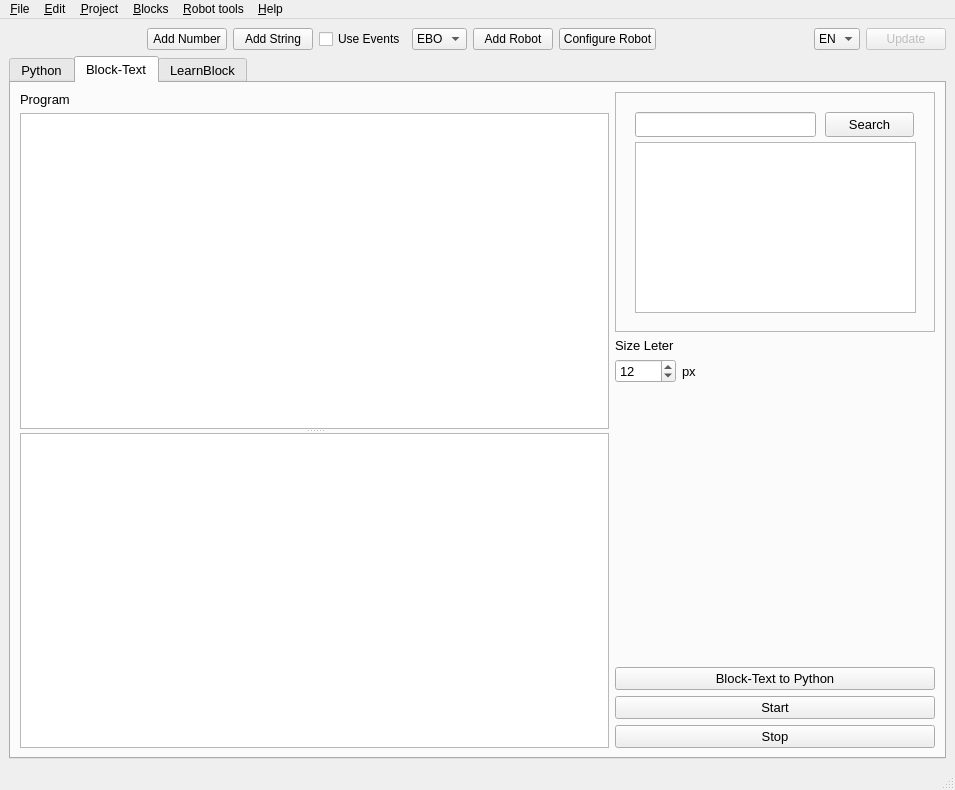
<?xml version="1.0" encoding="UTF-8"?>
<ui version="4.0">
 <class>MainWindow</class>
 <widget class="QMainWindow" name="MainWindow">
  <property name="enabled">
   <bool>true</bool>
  </property>
  <property name="geometry">
   <rect>
    <x>0</x>
    <y>0</y>
    <width>955</width>
    <height>790</height>
   </rect>
  </property>
  <property name="cursor">
   <cursorShape>ArrowCursor</cursorShape>
  </property>
  <property name="windowTitle">
   <string>MainWindow</string>
  </property>
  <widget class="QWidget" name="centralwidget">
   <layout class="QVBoxLayout" name="verticalLayout_4">
    <item>
     <layout class="QHBoxLayout" name="horizontalLayout_2">
      <item>
       <widget class="QPushButton" name="openpushButton">
        <property name="toolTip">
         <string>Open</string>
        </property>
        <property name="text">
         <string/>
        </property>
        <property name="flat">
         <bool>true</bool>
        </property>
       </widget>
      </item>
      <item>
       <widget class="QPushButton" name="savepushButton">
        <property name="toolTip">
         <string>Save</string>
        </property>
        <property name="text">
         <string/>
        </property>
        <property name="flat">
         <bool>true</bool>
        </property>
       </widget>
      </item>
      <item>
       <widget class="QPushButton" name="zoompushButton">
        <property name="toolTip">
         <string>Zoom</string>
        </property>
        <property name="text">
         <string/>
        </property>
        <property name="checkable">
         <bool>true</bool>
        </property>
        <property name="flat">
         <bool>true</bool>
        </property>
       </widget>
      </item>
      <item>
       <widget class="QPushButton" name="addNumberpushButton">
        <property name="toolTip">
         <string>Add Number</string>
        </property>
        <property name="text">
         <string>Add Number</string>
        </property>
       </widget>
      </item>
      <item>
       <widget class="QPushButton" name="addStringpushButton">
        <property name="toolTip">
         <string>Add String</string>
        </property>
        <property name="text">
         <string>Add String</string>
        </property>
       </widget>
      </item>
      <item>
       <widget class="QCheckBox" name="useEventscheckBox">
        <property name="text">
         <string>Use Events</string>
        </property>
       </widget>
      </item>
      <item>
       <widget class="QComboBox" name="clientscomboBox">
        <property name="currentText">
         <string notr="true">EBO</string>
        </property>
        <item>
         <property name="text">
          <string notr="true">EBO</string>
         </property>
        </item>
       </widget>
      </item>
      <item>
       <widget class="QPushButton" name="addClientPushButton">
        <property name="text">
         <string>Add Robot</string>
        </property>
       </widget>
      </item>
      <item>
       <widget class="QPushButton" name="configRobotPushButton">
        <property name="text">
         <string>Configure Robot</string>
        </property>
       </widget>
      </item>
      <item>
       <spacer name="horizontalSpacer">
        <property name="orientation">
         <enum>Qt::Horizontal</enum>
        </property>
        <property name="sizeHint" stdset="0">
         <size>
          <width>40</width>
          <height>20</height>
         </size>
        </property>
       </spacer>
      </item>
      <item>
       <widget class="QComboBox" name="language">
        <property name="sizePolicy">
         <sizepolicy hsizetype="Preferred" vsizetype="Fixed">
          <horstretch>0</horstretch>
          <verstretch>0</verstretch>
         </sizepolicy>
        </property>
        <property name="maximumSize">
         <size>
          <width>16777215</width>
          <height>16777215</height>
         </size>
        </property>
        <property name="currentIndex">
         <number>1</number>
        </property>
        <item>
         <property name="text">
          <string>ES</string>
         </property>
        </item>
        <item>
         <property name="text">
          <string>EN</string>
         </property>
        </item>
       </widget>
      </item>
      <item>
       <widget class="QPushButton" name="updatepushButton">
        <property name="enabled">
         <bool>false</bool>
        </property>
        <property name="text">
         <string>Update</string>
        </property>
       </widget>
      </item>
     </layout>
    </item>
    <item>
     <widget class="QTabWidget" name="Tabwi">
      <property name="enabled">
       <bool>true</bool>
      </property>
      <property name="font">
       <font>
        <pointsize>10</pointsize>
       </font>
      </property>
      <property name="whatsThis">
       <string>&lt;html&gt;&lt;head/&gt;&lt;body&gt;&lt;p&gt;H&lt;/p&gt;&lt;p&gt;&lt;br/&gt;&lt;/p&gt;&lt;/body&gt;&lt;/html&gt;</string>
      </property>
      <property name="tabPosition">
       <enum>QTabWidget::North</enum>
      </property>
      <property name="tabShape">
       <enum>QTabWidget::Rounded</enum>
      </property>
      <property name="currentIndex">
       <number>1</number>
      </property>
      <widget class="QWidget" name="tab">
       <attribute name="title">
        <string>Python</string>
       </attribute>
       <layout class="QHBoxLayout" name="horizontalLayout_5">
        <item>
         <layout class="QVBoxLayout" name="verticalLayout_18">
          <item>
           <widget class="QLabel" name="label_4">
            <property name="text">
             <string>Program</string>
            </property>
           </widget>
          </item>
          <item>
           <widget class="CodeEdit" name="pythonCode"/>
          </item>
         </layout>
        </item>
        <item>
         <layout class="QVBoxLayout" name="verticalLayout_20">
          <item>
           <layout class="QGridLayout" name="gridLayout_3">
            <item row="1" column="1">
             <widget class="QSpinBox" name="spinBoxPythonSize">
              <property name="maximumSize">
               <size>
                <width>61</width>
                <height>29</height>
               </size>
              </property>
              <property name="value">
               <number>12</number>
              </property>
             </widget>
            </item>
            <item row="1" column="2">
             <widget class="QLabel" name="label_5">
              <property name="text">
               <string>px</string>
              </property>
             </widget>
            </item>
            <item row="0" column="1">
             <widget class="QLabel" name="label_6">
              <property name="text">
               <string>Size Leter</string>
              </property>
             </widget>
            </item>
           </layout>
          </item>
          <item>
           <spacer name="verticalSpacer_2">
            <property name="orientation">
             <enum>Qt::Vertical</enum>
            </property>
            <property name="sizeHint" stdset="0">
             <size>
              <width>20</width>
              <height>40</height>
             </size>
            </property>
           </spacer>
          </item>
          <item>
           <layout class="QVBoxLayout" name="verticalLayout_19">
            <item>
             <widget class="QPushButton" name="startPythonPushButton">
              <property name="text">
               <string>Start</string>
              </property>
             </widget>
            </item>
            <item>
             <widget class="QPushButton" name="stopPythonPushButton">
              <property name="enabled">
               <bool>true</bool>
              </property>
              <property name="text">
               <string>Stop</string>
              </property>
             </widget>
            </item>
           </layout>
          </item>
         </layout>
        </item>
       </layout>
      </widget>
      <widget class="QWidget" name="program_text">
       <property name="enabled">
        <bool>true</bool>
       </property>
       <attribute name="title">
        <string>Block-Text</string>
       </attribute>
       <layout class="QHBoxLayout" name="horizontalLayout">
        <item>
         <layout class="QVBoxLayout" name="verticalLayout_6">
          <item>
           <widget class="QLabel" name="label_3">
            <property name="text">
             <string>Program</string>
            </property>
           </widget>
          </item>
          <item>
           <widget class="QSplitter" name="textCodeSplitter">
            <property name="orientation">
             <enum>Qt::Vertical</enum>
            </property>
            <widget class="CodeEdit" name="textCode"/>
            <widget class="QListWidget" name="notificationList">
             <property name="autoScroll">
              <bool>false</bool>
             </property>
             <property name="alternatingRowColors">
              <bool>true</bool>
             </property>
             <property name="verticalScrollMode">
              <enum>QAbstractItemView::ScrollPerPixel</enum>
             </property>
            </widget>
           </widget>
          </item>
         </layout>
        </item>
        <item>
         <layout class="QVBoxLayout" name="verticalLayout_5">
          <item>
           <widget class="QFrame" name="cameraFrame">
            <property name="sizePolicy">
             <sizepolicy hsizetype="Expanding" vsizetype="Expanding">
              <horstretch>0</horstretch>
              <verstretch>0</verstretch>
             </sizepolicy>
            </property>
            <property name="minimumSize">
             <size>
              <width>320</width>
              <height>240</height>
             </size>
            </property>
            <property name="maximumSize">
             <size>
              <width>320</width>
              <height>240</height>
             </size>
            </property>
            <property name="frameShape">
             <enum>QFrame::StyledPanel</enum>
            </property>
            <property name="frameShadow">
             <enum>QFrame::Raised</enum>
            </property>
            <layout class="QHBoxLayout" name="horizontalLayout_3">
             <item>
              <widget class="QWidget" name="widget" native="true">
               <property name="sizePolicy">
                <sizepolicy hsizetype="Expanding" vsizetype="Expanding">
                 <horstretch>0</horstretch>
                 <verstretch>0</verstretch>
                </sizepolicy>
               </property>
               <widget class="QLineEdit" name="availableFunctionslineEdit">
                <property name="geometry">
                 <rect>
                  <x>10</x>
                  <y>10</y>
                  <width>181</width>
                  <height>25</height>
                 </rect>
                </property>
                <property name="sizePolicy">
                 <sizepolicy hsizetype="Expanding" vsizetype="Fixed">
                  <horstretch>0</horstretch>
                  <verstretch>0</verstretch>
                 </sizepolicy>
                </property>
                <property name="toolTip">
                 <string>&lt;html&gt;&lt;head/&gt;&lt;body&gt;&lt;p&gt;&lt;br/&gt;&lt;/p&gt;&lt;/body&gt;&lt;/html&gt;</string>
                </property>
               </widget>
               <widget class="QPushButton" name="searchAvailableFunctionspushButton">
                <property name="geometry">
                 <rect>
                  <x>200</x>
                  <y>10</y>
                  <width>89</width>
                  <height>25</height>
                 </rect>
                </property>
                <property name="sizePolicy">
                 <sizepolicy hsizetype="Expanding" vsizetype="Fixed">
                  <horstretch>0</horstretch>
                  <verstretch>0</verstretch>
                 </sizepolicy>
                </property>
                <property name="text">
                 <string>Search</string>
                </property>
               </widget>
               <widget class="QTableWidget" name="functionstableWidget">
                <property name="geometry">
                 <rect>
                  <x>10</x>
                  <y>40</y>
                  <width>281</width>
                  <height>171</height>
                 </rect>
                </property>
               </widget>
              </widget>
             </item>
            </layout>
           </widget>
          </item>
          <item>
           <layout class="QGridLayout" name="gridLayout_2">
            <item row="1" column="1">
             <widget class="QSpinBox" name="spinBoxLeterSize">
              <property name="maximumSize">
               <size>
                <width>61</width>
                <height>29</height>
               </size>
              </property>
              <property name="value">
               <number>12</number>
              </property>
             </widget>
            </item>
            <item row="1" column="2">
             <widget class="QLabel" name="label">
              <property name="text">
               <string>px</string>
              </property>
             </widget>
            </item>
            <item row="0" column="1">
             <widget class="QLabel" name="label_2">
              <property name="text">
               <string>Size Leter</string>
              </property>
             </widget>
            </item>
           </layout>
          </item>
          <item>
           <spacer name="verticalSpacer">
            <property name="orientation">
             <enum>Qt::Vertical</enum>
            </property>
            <property name="sizeHint" stdset="0">
             <size>
              <width>20</width>
              <height>40</height>
             </size>
            </property>
           </spacer>
          </item>
          <item>
           <layout class="QVBoxLayout" name="verticalLayout_17">
            <item>
             <widget class="QPushButton" name="bt2pythonpushButton">
              <property name="text">
               <string>Block-Text to Python</string>
              </property>
             </widget>
            </item>
            <item>
             <widget class="QPushButton" name="starttextPushButton">
              <property name="text">
               <string>Start</string>
              </property>
             </widget>
            </item>
            <item>
             <widget class="QPushButton" name="stoptextPushButton">
              <property name="enabled">
               <bool>true</bool>
              </property>
              <property name="text">
               <string>Stop</string>
              </property>
             </widget>
            </item>
           </layout>
          </item>
         </layout>
        </item>
       </layout>
      </widget>
      <widget class="QWidget" name="program_visual">
       <attribute name="title">
        <string>LearnBlock</string>
       </attribute>
       <layout class="QGridLayout" name="gridLayout">
        <item row="0" column="0">
         <widget class="QSplitter" name="splitter">
          <property name="sizePolicy">
           <sizepolicy hsizetype="Preferred" vsizetype="Preferred">
            <horstretch>0</horstretch>
            <verstretch>0</verstretch>
           </sizepolicy>
          </property>
          <property name="orientation">
           <enum>Qt::Horizontal</enum>
          </property>
          <property name="opaqueResize">
           <bool>true</bool>
          </property>
          <property name="handleWidth">
           <number>6</number>
          </property>
          <property name="childrenCollapsible">
           <bool>true</bool>
          </property>
          <widget class="QTabWidget" name="functions">
           <property name="enabled">
            <bool>true</bool>
           </property>
           <property name="sizePolicy">
            <sizepolicy hsizetype="Preferred" vsizetype="Preferred">
             <horstretch>0</horstretch>
             <verstretch>0</verstretch>
            </sizepolicy>
           </property>
           <property name="maximumSize">
            <size>
             <width>16777215</width>
             <height>16777215</height>
            </size>
           </property>
           <property name="baseSize">
            <size>
             <width>229</width>
             <height>0</height>
            </size>
           </property>
           <property name="font">
            <font>
             <pointsize>9</pointsize>
             <weight>50</weight>
             <italic>false</italic>
             <bold>false</bold>
             <strikeout>false</strikeout>
             <kerning>true</kerning>
            </font>
           </property>
           <property name="tabPosition">
            <enum>QTabWidget::West</enum>
           </property>
           <property name="currentIndex">
            <number>0</number>
           </property>
           <widget class="QWidget" name="search">
            <attribute name="title">
             <string>Search</string>
            </attribute>
            <layout class="QVBoxLayout" name="verticalLayout_16">
             <item>
              <widget class="QLineEdit" name="SearchlineEdit"/>
             </item>
             <item>
              <widget class="QTableWidget" name="tableSearch">
               <property name="showGrid">
                <bool>false</bool>
               </property>
               <property name="gridStyle">
                <enum>Qt::NoPen</enum>
               </property>
               <attribute name="horizontalHeaderVisible">
                <bool>false</bool>
               </attribute>
               <attribute name="verticalHeaderVisible">
                <bool>false</bool>
               </attribute>
              </widget>
             </item>
            </layout>
           </widget>
           <widget class="QWidget" name="control">
            <attribute name="title">
             <string>Control</string>
            </attribute>
            <layout class="QVBoxLayout" name="verticalLayout_12">
             <item>
              <widget class="QPushButton" name="addWhenpushButton">
               <property name="text">
                <string>Add When</string>
               </property>
              </widget>
             </item>
             <item>
              <widget class="QPushButton" name="deleteWhenpushButton">
               <property name="enabled">
                <bool>false</bool>
               </property>
               <property name="text">
                <string>Delete When</string>
               </property>
              </widget>
             </item>
             <item>
              <widget class="QTableWidget" name="tableControl">
               <property name="showGrid">
                <bool>false</bool>
               </property>
               <property name="gridStyle">
                <enum>Qt::NoPen</enum>
               </property>
              </widget>
             </item>
            </layout>
           </widget>
           <widget class="QWidget" name="operators">
            <attribute name="title">
             <string>Operators</string>
            </attribute>
            <layout class="QVBoxLayout" name="verticalLayout_7">
             <item>
              <widget class="QTableWidget" name="tableOperadores">
               <property name="showGrid">
                <bool>false</bool>
               </property>
               <property name="gridStyle">
                <enum>Qt::NoPen</enum>
               </property>
              </widget>
             </item>
            </layout>
           </widget>
           <widget class="QWidget" name="variables">
            <property name="enabled">
             <bool>true</bool>
            </property>
            <attribute name="title">
             <string>Variables</string>
            </attribute>
            <layout class="QVBoxLayout" name="verticalLayout">
             <item>
              <layout class="QVBoxLayout" name="verticalLayout_2">
               <item>
                <widget class="QPushButton" name="addVarPushButton">
                 <property name="enabled">
                  <bool>true</bool>
                 </property>
                 <property name="text">
                  <string>Add Variable</string>
                 </property>
                </widget>
               </item>
               <item>
                <widget class="QPushButton" name="deleteVarPushButton">
                 <property name="enabled">
                  <bool>false</bool>
                 </property>
                 <property name="text">
                  <string>Delete Variable</string>
                 </property>
                </widget>
               </item>
               <item>
                <widget class="QPushButton" name="pushButton_6">
                 <property name="enabled">
                  <bool>false</bool>
                 </property>
                 <property name="text">
                  <string>Add List</string>
                 </property>
                </widget>
               </item>
              </layout>
             </item>
             <item>
              <widget class="QTableWidget" name="tableVariables">
               <property name="showGrid">
                <bool>false</bool>
               </property>
               <property name="gridStyle">
                <enum>Qt::NoPen</enum>
               </property>
              </widget>
             </item>
            </layout>
           </widget>
           <widget class="QWidget" name="user_funtions">
            <attribute name="title">
             <string>User functions</string>
            </attribute>
            <layout class="QVBoxLayout" name="verticalLayout_13">
             <item>
              <layout class="QVBoxLayout" name="verticalLayout_8">
               <item>
                <widget class="QPushButton" name="createFunctionsPushButton">
                 <property name="enabled">
                  <bool>true</bool>
                 </property>
                 <property name="text">
                  <string>Create Functions</string>
                 </property>
                </widget>
               </item>
               <item>
                <widget class="QPushButton" name="deleteFuntionsPushButton">
                 <property name="enabled">
                  <bool>false</bool>
                 </property>
                 <property name="text">
                  <string>Delete Functions</string>
                 </property>
                </widget>
               </item>
              </layout>
             </item>
             <item>
              <widget class="QTableWidget" name="tableUserfunctions">
               <property name="showGrid">
                <bool>false</bool>
               </property>
               <property name="gridStyle">
                <enum>Qt::NoPen</enum>
               </property>
              </widget>
             </item>
            </layout>
           </widget>
          </widget>
          <widget class="QWidget" name="layoutWidget">
           <layout class="QVBoxLayout" name="verticalLayout_3">
            <item>
             <widget class="QFrame" name="frame">
              <property name="frameShape">
               <enum>QFrame::StyledPanel</enum>
              </property>
              <property name="frameShadow">
               <enum>QFrame::Raised</enum>
              </property>
             </widget>
            </item>
            <item>
             <layout class="QHBoxLayout" name="horizontalLayout_4">
              <item>
               <widget class="QPushButton" name="block2textpushButton">
                <property name="text">
                 <string>Blocks to text</string>
                </property>
               </widget>
              </item>
              <item>
               <widget class="QPushButton" name="startpushButton">
                <property name="text">
                 <string>Start</string>
                </property>
               </widget>
              </item>
              <item>
               <widget class="QPushButton" name="stopPushButton">
                <property name="maximumSize">
                 <size>
                  <width>16777215</width>
                  <height>27</height>
                 </size>
                </property>
                <property name="text">
                 <string>Stop</string>
                </property>
               </widget>
              </item>
             </layout>
            </item>
           </layout>
          </widget>
         </widget>
        </item>
       </layout>
      </widget>
     </widget>
    </item>
   </layout>
  </widget>
  <widget class="QMenuBar" name="menubar">
   <property name="geometry">
    <rect>
     <x>0</x>
     <y>0</y>
     <width>955</width>
     <height>22</height>
    </rect>
   </property>
   <widget class="QMenu" name="menuFile">
    <property name="title">
     <string>&amp;File</string>
    </property>
    <addaction name="actionNew_project"/>
    <addaction name="separator"/>
    <addaction name="actionOpen_Project"/>
    <addaction name="actionOpen_Recent"/>
    <addaction name="separator"/>
    <addaction name="actionSave"/>
    <addaction name="actionSave_As"/>
    <addaction name="separator"/>
    <addaction name="actionLoad_Block_Text_Code"/>
    <addaction name="actionSave_Block_Text_Code"/>
    <addaction name="separator"/>
    <addaction name="actionLoad_Python_Code"/>
    <addaction name="actionSave_Python_Code"/>
    <addaction name="separator"/>
    <addaction name="actionLoad_Library"/>
    <addaction name="actionChange_Libraries_path"/>
    <addaction name="actionChange_Workspace"/>
    <addaction name="separator"/>
    <addaction name="actionExit"/>
   </widget>
   <widget class="QMenu" name="menuTools_robot">
    <property name="title">
     <string>&amp;Robot tools</string>
    </property>
    <addaction name="actionStart_Simulator"/>
    <addaction name="separator"/>
    <addaction name="actionStart_components"/>
    <addaction name="separator"/>
    <addaction name="actionReboot"/>
    <addaction name="actionShutdown"/>
    <addaction name="separator"/>
    <addaction name="actionAdd_client_robot"/>
    <addaction name="actionConfigure_Robot"/>
    <addaction name="separator"/>
    <addaction name="actionDownload_xmls"/>
    <addaction name="actionDownload_examples"/>
    <addaction name="actionDownload_libraries"/>
   </widget>
   <widget class="QMenu" name="menuEdit">
    <property name="title">
     <string>&amp;Edit</string>
    </property>
    <widget class="QMenu" name="menuTheme">
     <property name="title">
      <string>&amp;Theme</string>
     </property>
     <addaction name="actionDark"/>
    </widget>
    <addaction name="actionUndo"/>
    <addaction name="actionRedo"/>
    <addaction name="actionDuplicate"/>
    <addaction name="actionEdit"/>
    <addaction name="actionDelete"/>
    <addaction name="actionExport_Block"/>
    <addaction name="menuTheme"/>
    <addaction name="actionDictionary_Tags"/>
   </widget>
   <widget class="QMenu" name="menuProject">
    <property name="title">
     <string>&amp;Project</string>
    </property>
    <addaction name="actionBlocks_to_text"/>
    <addaction name="actionStart"/>
    <addaction name="actionStop"/>
   </widget>
   <widget class="QMenu" name="menuHelp">
    <property name="title">
     <string>&amp;Help</string>
    </property>
    <addaction name="actionHelp"/>
   </widget>
   <widget class="QMenu" name="menuBlocks">
    <property name="title">
     <string>&amp;Blocks</string>
    </property>
    <addaction name="actionCreate_New_block"/>
    <addaction name="separator"/>
    <addaction name="actionLoad_Sets_of_Blocks"/>
    <addaction name="actionAdd_Set_of_Blocks"/>
    <addaction name="actionSelect_Visible_Blocks"/>
    <addaction name="actionSave_Visible_Blocks"/>
   </widget>
   <addaction name="menuFile"/>
   <addaction name="menuEdit"/>
   <addaction name="menuProject"/>
   <addaction name="menuBlocks"/>
   <addaction name="menuTools_robot"/>
   <addaction name="menuHelp"/>
  </widget>
  <widget class="QStatusBar" name="statusbar">
   <widget class="QLabel" name="position">
    <property name="geometry">
     <rect>
      <x>0</x>
      <y>0</y>
      <width>100</width>
      <height>30</height>
     </rect>
    </property>
   </widget>
  </widget>
  <action name="actionExit">
   <property name="text">
    <string>Exit</string>
   </property>
  </action>
  <action name="actionCreate_New_block">
   <property name="text">
    <string>Create New Block</string>
   </property>
  </action>
  <action name="actionSave">
   <property name="text">
    <string>Save Project</string>
   </property>
   <property name="shortcut">
    <string>Ctrl+S</string>
   </property>
  </action>
  <action name="actionOpen_Project">
   <property name="text">
    <string>Open Project</string>
   </property>
   <property name="shortcut">
    <string>Ctrl+O</string>
   </property>
  </action>
  <action name="actionSave_As">
   <property name="text">
    <string>Save As</string>
   </property>
   <property name="shortcut">
    <string>Ctrl+Shift+S</string>
   </property>
  </action>
  <action name="actionStart_components">
   <property name="text">
    <string>Start EBO Components</string>
   </property>
   <property name="shortcut">
    <string>Ctrl+1</string>
   </property>
  </action>
  <action name="actionReboot">
   <property name="text">
    <string>Reboot EBO</string>
   </property>
   <property name="shortcut">
    <string>Ctrl+2</string>
   </property>
  </action>
  <action name="actionShutdown">
   <property name="text">
    <string>Shutdown EBO</string>
   </property>
   <property name="shortcut">
    <string>Ctrl+3</string>
   </property>
  </action>
  <action name="actionStart_Simulator">
   <property name="text">
    <string>Start EBO Simulator</string>
   </property>
   <property name="shortcut">
    <string>Ctrl+4</string>
   </property>
  </action>
  <action name="actionNew_project">
   <property name="text">
    <string>New Project</string>
   </property>
   <property name="shortcut">
    <string>Ctrl+N</string>
   </property>
  </action>
  <action name="actionLoad_Library">
   <property name="text">
    <string>Load Library</string>
   </property>
   <property name="shortcut">
    <string>Ctrl+L</string>
   </property>
  </action>
  <action name="actionDownload_xmls">
   <property name="text">
    <string>Download xmls</string>
   </property>
   <property name="shortcut">
    <string>Ctrl+5</string>
   </property>
  </action>
  <action name="actionChange_Libraries_path">
   <property name="text">
    <string>Change Path of Libraries</string>
   </property>
   <property name="shortcut">
    <string>Shift+L</string>
   </property>
  </action>
  <action name="actionChange_Workspace">
   <property name="text">
    <string>Change Workspace</string>
   </property>
   <property name="shortcut">
    <string>Shift+W</string>
   </property>
  </action>
  <action name="actionOpen_Recent">
   <property name="text">
    <string>Open Recent</string>
   </property>
  </action>
  <action name="actionDownload_examples">
   <property name="text">
    <string>Download examples</string>
   </property>
  </action>
  <action name="actionDownload_libraries">
   <property name="text">
    <string>Download libraries</string>
   </property>
  </action>
  <action name="actionUndo">
   <property name="text">
    <string>Undo</string>
   </property>
   <property name="shortcut">
    <string>Ctrl+Z</string>
   </property>
  </action>
  <action name="actionRedo">
   <property name="text">
    <string>Redo</string>
   </property>
   <property name="shortcut">
    <string>Ctrl+Shift+Z</string>
   </property>
  </action>
  <action name="actionBlocks_to_text">
   <property name="text">
    <string>Blocks to text</string>
   </property>
   <property name="shortcut">
    <string>F4</string>
   </property>
  </action>
  <action name="actionStart_simulated_robot">
   <property name="text">
    <string>Start (simulated robot)</string>
   </property>
   <property name="shortcut">
    <string>F5</string>
   </property>
  </action>
  <action name="actionStart_physical_robot">
   <property name="text">
    <string>Start (physical robot)</string>
   </property>
   <property name="shortcut">
    <string>F6</string>
   </property>
  </action>
  <action name="actionStop">
   <property name="text">
    <string>Stop</string>
   </property>
   <property name="shortcut">
    <string>F7</string>
   </property>
  </action>
  <action name="actionStop_Simulator">
   <property name="text">
    <string>Stop Simulator</string>
   </property>
  </action>
  <action name="actionStart_aprilTag">
   <property name="text">
    <string>Start aprilTag</string>
   </property>
  </action>
  <action name="actionDuplicate">
   <property name="text">
    <string>Duplicate</string>
   </property>
   <property name="shortcut">
    <string>Ctrl+D</string>
   </property>
  </action>
  <action name="actionEdit">
   <property name="text">
    <string>Edit</string>
   </property>
   <property name="shortcut">
    <string>Ctrl+E</string>
   </property>
  </action>
  <action name="actionDelete">
   <property name="text">
    <string>Delete</string>
   </property>
   <property name="shortcut">
    <string>Ctrl+Shift+D</string>
   </property>
  </action>
  <action name="actionExport_Block">
   <property name="text">
    <string>Export Block</string>
   </property>
   <property name="shortcut">
    <string>Ctrl+Shift+E</string>
   </property>
  </action>
  <action name="actionHelp">
   <property name="text">
    <string>Help</string>
   </property>
   <property name="shortcut">
    <string>Ctrl+H</string>
   </property>
  </action>
  <action name="actionAdd_client_robot">
   <property name="text">
    <string>Add Robot Client</string>
   </property>
  </action>
  <action name="actionStart">
   <property name="text">
    <string>Start</string>
   </property>
  </action>
  <action name="actionDark">
   <property name="checkable">
    <bool>true</bool>
   </property>
   <property name="checked">
    <bool>false</bool>
   </property>
   <property name="text">
    <string>Dark</string>
   </property>
  </action>
  <action name="actionDictionary_Tags">
   <property name="text">
    <string>Dictionary of Tags</string>
   </property>
  </action>
  <action name="actionLoad_Sets_of_Blocks">
   <property name="text">
    <string>Load Sets of Blocks</string>
   </property>
  </action>
  <action name="actionSelect_Visible_Blocks">
   <property name="text">
    <string>Select Visible Blocks</string>
   </property>
  </action>
  <action name="actionSave_Visible_Blocks">
   <property name="text">
    <string>Save Visible Blocks</string>
   </property>
  </action>
  <action name="actionLoad_Block_Text_Code">
   <property name="text">
    <string>Load Block-Text Code</string>
   </property>
  </action>
  <action name="actionSave_Block_Text_Code">
   <property name="text">
    <string>Save Block-Text Code</string>
   </property>
  </action>
  <action name="actionLoad_Python_Code">
   <property name="text">
    <string>Load Python Code</string>
   </property>
  </action>
  <action name="actionSave_Python_Code">
   <property name="text">
    <string>Save Python Code</string>
   </property>
  </action>
  <action name="actionAdd_Set_of_Blocks">
   <property name="text">
    <string>Add Set of Blocks</string>
   </property>
  </action>
  <action name="actionConfigure_Robot">
   <property name="text">
    <string>Configure Robot</string>
   </property>
  </action>
 </widget>
 <customwidgets>
  <customwidget>
   <class>CodeEdit</class>
   <extends>QPlainTextEdit</extends>
   <header>learnbot_dsl.learnbotCode.CodeEdit</header>
  </customwidget>
 </customwidgets>
 <resources/>
 <connections/>
</ui>
